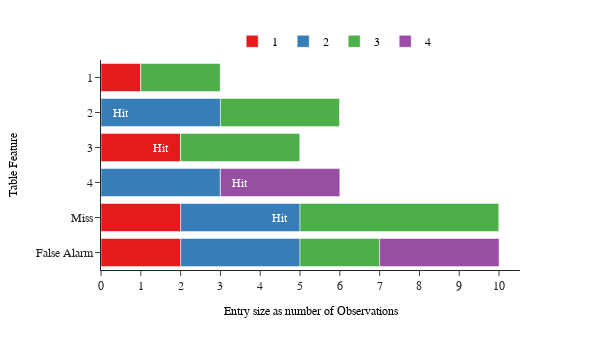

The cell this chart's notebook holds for it:
### Code cell
import plotly.express as px


nCategories = len(df.columns)

# dynamically add labels in EntrySize plot based on x, y pos on plot
x_pos = []
row_hit_sum = 0

# for 
for i in range(0, nCategories):
    row_hit_sum = 0
    for j in range(0, i):
        row_hit_sum += (df_list[i][j])
    row_hit_sum = (df_list[i][i]/2) + row_hit_sum
    x_pos.append(row_hit_sum)    


fig = px.bar(df_plot, y=df_plot.index, x=df_plot.columns,
             height=350, orientation='h',width=600,
             opacity = 1, color_discrete_sequence=px.colors.qualitative.Set1,
             template="simple_white")


layout = fig.update_layout(   
    font=dict(family="Trebuchet MS", size=12),    
    hovermode=False,
    paper_bgcolor='rgba(0,0,0,0)',
    plot_bgcolor='rgba(0,0,0,0)',
    yaxis = dict(autorange="reversed",type='category', title='Table Feature',
               title_font=dict(size=12, family='Trebuchet MS', color='black')),
    xaxis = dict(title='Entry size as number of Observations', dtick = 1,
                 title_font=dict(size=12, family='Trebuchet MS', color='black')),
    legend = dict(orientation="h", yanchor="bottom", y=1.02, xanchor="right",
                  x=0.8, title = '',
                  font=dict(family="Trebuchet MS", size=12, color="black"))
)



for i in range(0, nCategories):
    fig.add_annotation(x=x_pos[i], y=i+1, text="Hit", hovertext = 'Hits for Category 1', showarrow=False, 
                   font = dict(color = 'white',
                              family = 'Trebuchet MS',
                              size = 12))
 
fig.show()

### Figure 1 — Plotly figure (JSON) as saved in the notebook; plotly's stock layout.template omitted (floating-point values rounded to 4 significant figures)
{"data": [{"alignmentgroup": "True", "hovertemplate": "variable=1<br>value=%{x}<br>index=%{y}<extra></extra>", "legendgroup": "1", "marker": {"color": "rgb(228,26,28)", "opacity": 1}, "name": "1", "offsetgroup": "1", "orientation": "h", "showlegend": true, "textposition": "auto", "type": "bar", "x": [1, 0, 2, 0, 2, 2], "xaxis": "x", "y": [1, 2, 3, 4, "Miss", "False Alarm"], "yaxis": "y"}, {"alignmentgroup": "True", "hovertemplate": "variable=2<br>value=%{x}<br>index=%{y}<extra></extra>", "legendgroup": "2", "marker": {"color": "rgb(55,126,184)", "opacity": 1}, "name": "2", "offsetgroup": "2", "orientation": "h", "showlegend": true, "textposition": "auto", "type": "bar", "x": [0, 3, 0, 3, 3, 3], "xaxis": "x", "y": [1, 2, 3, 4, "Miss", "False Alarm"], "yaxis": "y"}, {"alignmentgroup": "True", "hovertemplate": "variable=3<br>value=%{x}<br>index=%{y}<extra></extra>", "legendgroup": "3", "marker": {"color": "rgb(77,175,74)", "opacity": 1}, "name": "3", "offsetgroup": "3", "orientation": "h", "showlegend": true, "textposition": "auto", "type": "bar", "x": [2, 3, 3, 0, 5, 2], "xaxis": "x", "y": [1, 2, 3, 4, "Miss", "False Alarm"], "yaxis": "y"}, {"alignmentgroup": "True", "hovertemplate": "variable=4<br>value=%{x}<br>index=%{y}<extra></extra>", "legendgroup": "4", "marker": {"color": "rgb(152,78,163)", "opacity": 1}, "name": "4", "offsetgroup": "4", "orientation": "h", "showlegend": true, "textposition": "auto", "type": "bar", "x": [0, 0, 0, 3, 0, 3], "xaxis": "x", "y": [1, 2, 3, 4, "Miss", "False Alarm"], "yaxis": "y"}], "layout": {"annotations": [{"font": {"color": "white", "family": "Trebuchet MS", "size": 12}, "hovertext": "Hits for Category 1", "showarrow": false, "text": "Hit", "x": 0.5, "y": 1}, {"font": {"color": "white", "family": "Trebuchet MS", "size": 12}, "hovertext": "Hits for Category 1", "showarrow": false, "text": "Hit", "x": 1.5, "y": 2}, {"font": {"color": "white", "family": "Trebuchet MS", "size": 12}, "hovertext": "Hits for Category 1", "showarrow": false, "text": "Hit", "x": 3.5, "y": 3}, {"font": {"color": "white", "family": "Trebuchet MS", "size": 12}, "hovertext": "Hits for Category 1", "showarrow": false, "text": "Hit", "x": 4.5, "y": 4}], "barmode": "relative", "font": {"family": "Trebuchet MS", "size": 12}, "height": 350, "hovermode": false, "legend": {"font": {"color": "black", "family": "Trebuchet MS", "size": 12}, "orientation": "h", "title": {"text": ""}, "tracegroupgap": 0, "x": 0.8, "xanchor": "right", "y": 1.02, "yanchor": "bottom"}, "margin": {"t": 60}, "paper_bgcolor": "rgba(0,0,0,0)", "plot_bgcolor": "rgba(0,0,0,0)", "width": 600, "xaxis": {"anchor": "y", "domain": [0, 1], "dtick": 1, "title": {"font": {"color": "black", "family": "Trebuchet MS", "size": 12}, "text": "Entry size as number of Observations"}}, "yaxis": {"anchor": "x", "autorange": "reversed", "domain": [0, 1], "title": {"font": {"color": "black", "family": "Trebuchet MS", "size": 12}, "text": "Table Feature"}, "type": "category"}}}
